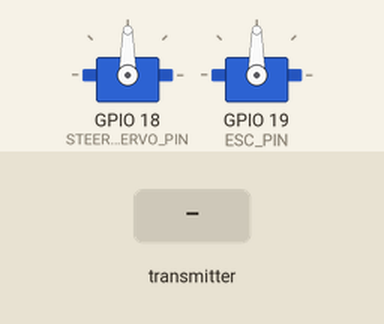
Simulated run of this program. Board: ESP32. On the bench: 2 × servo. The test bench sets the inputs (shaded band). What the program prints to the serial monitor is not drawn.

Above: at 1.2 s.
1.3 s: the transmitter starts sending joy1_y = 1024
At 1.6 s:
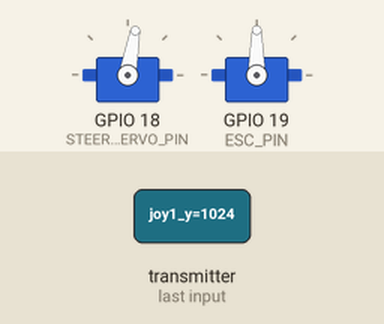
4.3 s: the transmitter starts sending joy2_x = 1024
At 4.6 s:
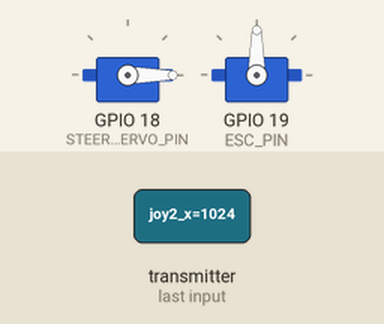
7.3 s: the transmitter starts sending joy2_x = 0
At 7.6 s:
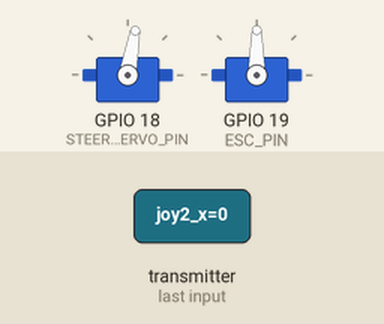
10.3 s: the transmitter starts sending joy2_x = 2048
At 10.6 s:
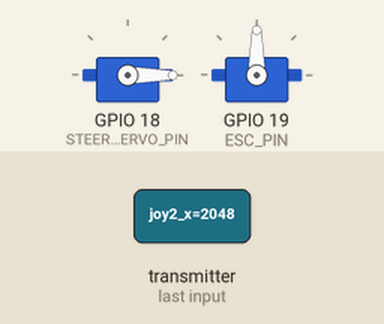
Timing chart, 0 to 13.3 s (numbered marks = the images above; inputs shaded):
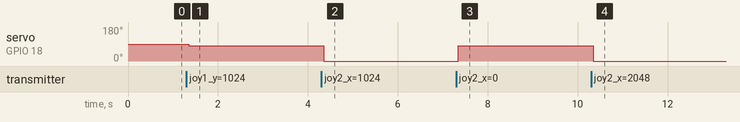

Measured:
- after the input at 1.3 s, servo on GPIO 18 (STEERING_SERVO_PIN): 90° → 80° after 0.05 s
- after the input at 4.3 s, servo on GPIO 18 (STEERING_SERVO_PIN): 80° → 0° after 0.05 s
- after the input at 7.3 s, servo on GPIO 18 (STEERING_SERVO_PIN): 0° → 80° after 0.05 s
- after the input at 10.3 s, servo on GPIO 18 (STEERING_SERVO_PIN): 80° → 0° after 0.05 s

The program:

main.cpp
```cpp
#include <esp_now.h>
#include <WiFi.h>
#include <ESP32Servo.h>
#include <cmath>

// Define pins
#define STEERING_SERVO_PIN 18
#define ESC_PIN 19

Servo steeringServo;
Servo esc;

typedef struct struct_message {
  int joy1_x;
  int joy1_y; //active
  int joy2_x; //active
  int joy2_y;
} struct_message;

struct_message receivedData;
bool dataReceived = false;
int packetLossCounter = 0;

void OnDataRecv(const uint8_t *mac_addr, const uint8_t *incomingData, int len) {
  memcpy(&receivedData, incomingData, sizeof(receivedData));
  dataReceived = true;  // Packet received successfully
  packetLossCounter = 0; // Reset the packet loss counter
}

int mapSteeringPosition(int joy_value) {
  int offsetValue = joy_value - 50; // Adjust this value to fine-tune the left offset
  return map(offsetValue, -255, 255, 40, 140); // Increased range and offset
}

int mapThrottlePosition(int joy_value) {
  if (joy_value < -10) {
    return map(joy_value, -250, -11, 0, 89); // Reverse throttle
  } else if (joy_value > 0) {
    return map(joy_value, 1, 270, 90, 180); // Forward throttle
  } else {
    return 90; // Neutral throttle
  }
}

void setup() {
  Serial.begin(115200);

  steeringServo.attach(STEERING_SERVO_PIN);
  esc.attach(ESC_PIN);

  WiFi.mode(WIFI_STA);
  if (esp_now_init() != ESP_OK) {
    Serial.println("Error initializing ESP-NOW");
    return;
  }
  esp_now_register_recv_cb(OnDataRecv);
}

void loop() {
  if (!dataReceived) {
    packetLossCounter++;
    if (packetLossCounter > 3) {
      // Stop the car by setting throttle to neutral
      esc.write(90);
      Serial.println("No data received for 1+ cycles. Stopping the car.");
      packetLossCounter = 0; // Reset the counter to prevent repeated stops
    }
  } else {
    int steeringPosition = mapSteeringPosition(-receivedData.joy2_x);
    int throttlePosition = mapThrottlePosition(-receivedData.joy1_y);

    steeringServo.write(steeringPosition);
    esc.write(throttlePosition);

    Serial.print("Steering: ");
    Serial.print(receivedData.joy2_x);
    Serial.print(" -> ");
    Serial.println(steeringPosition);

    Serial.print("Throttle: ");
    Serial.print(receivedData.joy1_y);
    Serial.print(" -> ");
    Serial.println(throttlePosition);

    dataReceived = false; // Reset the flag for the next cycle
  }

  delay(1);
}
```
